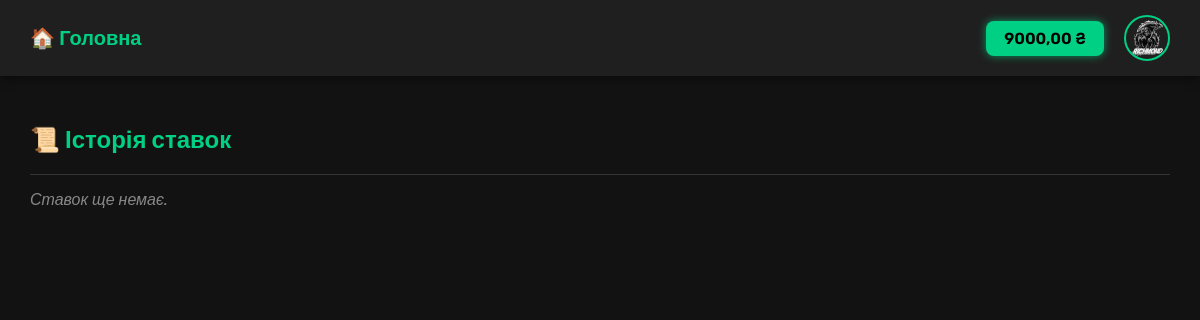
The app's page /bet-history/ (signed in), older data.
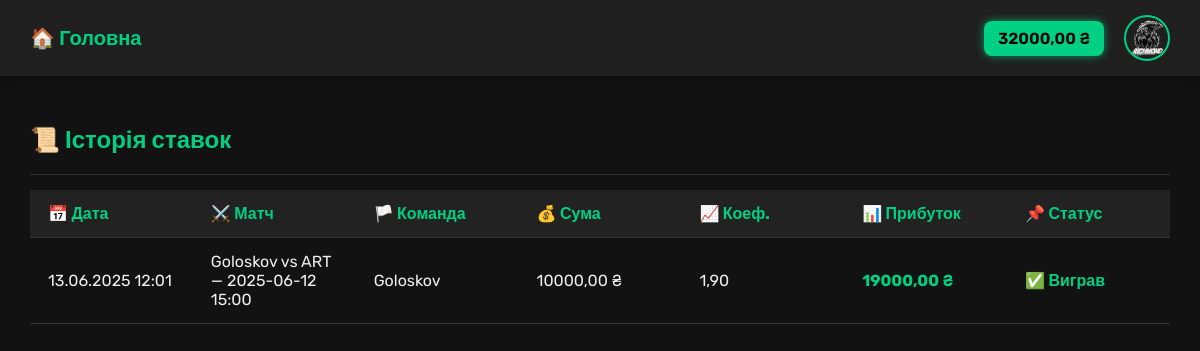
The same page, newer data.
### accounts/models.py (models this page shows, shortened)
class CustomUser(AbstractUser):
    email = models.EmailField(unique=True)
    avatar = models.ImageField(upload_to='avatars/', default='files/avatars/default.png')
    balance = models.DecimalField(max_digits=10, decimal_places=2, default=0.00)

### matches/models.py (models this page shows, shortened)
class Bet(models.Model):
    match = models.ForeignKey(Match, related_name='bets', on_delete=models.CASCADE)
    user = models.ForeignKey('accounts.CustomUser', on_delete=models.CASCADE, related_name='bet_history')
    amount = models.DecimalField(max_digits=10, decimal_places=1, default=0.0)
    team = models.ForeignKey(Team, on_delete=models.CASCADE)
    created_at = models.DateTimeField(auto_now_add=True)
    odds_at_bet_time = models.DecimalField(max_digits=10, decimal_places=1, default=1.0)
    is_won = models.BooleanField(null=True, blank=True)
    profit = models.DecimalField(max_digits=10, decimal_places=0, default=0.0)

class Match(models.Model):
    STATUS_CHOICES = [
        ('live', 'Прямо зараз'),
        ('upcoming', 'Найближчий'),
        ('finished', 'Завершений'),
    ]
    team1 = models.ForeignKey(Team, related_name='team1_matches', on_delete=models.CASCADE)
    team2 = models.ForeignKey(Team, related_name='team2_matches', on_delete=models.CASCADE)
    team_winner = models.ForeignKey(Team, null=True, blank=True, on_delete=models.SET_NULL, related_name='won_matches',
                                    default=None)
    match_datetime = models.DateTimeField()
    location = models.CharField(max_length=255, blank=True, null=True)
    created_at = models.DateTimeField(auto_now_add=True)
    status = models.CharField(max_length=10, choices=STATUS_CHOICES, default='upcoming')  # ← нове поле
    SERIES_CHOICES = [
        ('bo3', 'Best of 3'),
        ('bo5', 'Best of 5'),
    ]
    series_type = models.CharField(max_length=3, choices=SERIES_CHOICES, default='bo3')
    betting_open = models.BooleanField(default=True)  # ← Чи дозволено ставки
    team1_odds = models.FloatField(default=1.9)
    team2_odds = models.FloatField(default=1.9)
    def __str__(self):
        return f"{self.team1.name} vs {self.team2.name} — {self.match_datetime.strftime('%Y-%m-%d %H:%M')}"

class Team(models.Model):
    name = models.CharField(max_length=100)
    logo = models.ImageField(upload_to='team_logos/')

### accounts/views.py (the view)
# urls.py: path('bet-history/', bet_history_view, name='bet_history'),
@login_required
def bet_history_view(request):
    bets = request.user.bet_history.select_related('match', 'team').order_by('-created_at')
    return render(request, 'accounts/bet_history.html', {'bets': bets})

### accounts/templates/accounts/bet_history.html (shortened to what this page needs)
{% extends 'base.html' %}
{% block content %}
<h2 style="margin-bottom: 20px; font-weight: 700; color: #00d084;">📜 Історія ставок</h2>
<hr class="separator">
{% if bets %}
<table class="transactions-table" role="table" aria-label="Історія ставок">
    <thead>
        <tr>
            <th scope="col">📅 Дата</th>
            <th scope="col">⚔️ Матч</th>
            <th scope="col">🏳️ Команда</th>
            <th scope="col">💰 Сума</th>
            <th scope="col">📈 Коеф.</th>
            <th scope="col">📊 Прибуток</th>
            <th scope="col">📌 Статус</th>
        </tr>
    </thead>
    <tbody>
        {% for bet in bets %}
        <tr>
            <td>{{ bet.created_at|date:"d.m.Y H:i" }}</td>
            <td style="max-width: 220px;" title="{{ bet.match }}">{{ bet.match }}</td>
            <td style="max-width: 180px;" title="{{ bet.team.name }}">{{ bet.team.name }}</td>
            <td>{{ bet.amount|floatformat:2 }} ₴</td>
            <td>{{ bet.odds_at_bet_time|floatformat:2 }}</td>
            <td>
                {% if bet.is_won == True %}
                    <span style="color: #00d084; font-weight: 700;">{{ bet.profit|floatformat:2 }} ₴</span>
                {% elif bet.is_won == False %}
                    <span style="color: #ff4444; font-weight: 700;">0 ₴</span>
                {% else %}
                    <span style="color: #aaa; font-style: italic;">{{ bet.potential_profit|floatformat:2 }} ₴</span>
                {% endif %}
            </td>
            <td>
                {% if bet.is_won == True %}
                    <span style="color: #00d084; font-weight: 700;">✅ Виграв</span>
                {% elif bet.is_won == False %}
                    <span style="color: #ff4444; font-weight: 700;">❌ Програв</span>
                {% else %}
                    <span style="color: #999;">⏳ Очікується</span>
                {% endif %}
            </td>
        </tr>
        {% endfor %}
    </tbody>
</table>
{% else %}
<p style="margin-top: 12px; font-style: italic; color: #888;">Ставок ще немає.</p>
{% endif %}
{% endblock %}

### templates/base.html (shortened to what this page needs)
<!DOCTYPE html>
<html lang="uk">
<head>
</head>
<body>
    <div class="navbar" role="navigation" aria-label="Головна навігація">
        <div class="nav-left">
            <a href="{% url 'home' %}">🏠 Головна</a>
        </div>
        <div class="nav-right">
            {% if request.user.is_authenticated %}
                <div class="balance" aria-label="Баланс користувача" tabindex="0">
                    {{ request.user.balance|floatformat:2 }} ₴
                </div>
                <div class="avatar-menu-wrapper" tabindex="0" aria-haspopup="true" aria-expanded="false" aria-label="Меню користувача">
                    <a href="{% url 'profile' %}" tabindex="-1">
                        <img src="{{ request.user.avatar.url }}" alt="Аватар користувача" />
                    </a>
                </div>
            {% else %}
                <a href="{% url 'login' %}" class="auth-link">🔐 Вхід</a>
                <a href="{% url 'register' %}" class="auth-link">📝 Реєстрація</a>
            {% endif %}
        </div>
    </div>
    <div class="container">
        {% block content %}{% endblock %}
    </div>
</body>
</html>

### templates/base.html (style rules this page uses)
body { background-color: #121212; font-family: 'Rubik', sans-serif; color: #fff; margin: 0; }
.navbar { background-color: #1f1f1f; display: flex; justify-content: space-between; padding: 15px 30px; align-items: center; box-shadow: 0 2px 10px rgba(0,0,0,0.5); position: relative; z-index: 100; }
.nav-left a { color: #00d084; font-weight: 700; text-decoration: none; font-size: 20px; transition: color 0.3s ease; }
.nav-right { display: flex; align-items: center; gap: 20px; position: relative; font-weight: 600; }
.balance { background: #00d084; color: #000; padding: 8px 14px; border-radius: 8px; cursor: default; user-select: none; font-size: 16px; min-width: 90px; text-align: center; box-shadow: 0 0 8px #00d084aa; }
.avatar-menu-wrapper { position: relative; display: inline-block; cursor: pointer; }
.avatar-menu-wrapper img { width: 42px; height: 42px; border-radius: 50%; border: 2px solid #00d084; display: block; transition: box-shadow 0.3s ease; }
.container { padding: 30px; }

### accounts/templates/accounts/bet_history.html (style rules this page uses)
.separator { margin: 15px 0; border: none; border-top: 1px solid #333; }
.transactions-table { width: 100%; border-collapse: collapse; font-size: 1rem; color: #eee; max-width: 100%; table-layout: fixed; }
.transactions-table thead tr { background-color: #222; color: #00d084; font-weight: 700; }
.transactions-table th, .transactions-table td { padding: 14px 18px; border-bottom: 1px solid #333; text-align: left; vertical-align: middle; }

Row changes from the older to the newer data that the page shows:
changed CustomUser: user.balance "9000,00" → "32000,00"
added Bet: created_at "13.06.2025 12:01", match "Goloskov vs ART — 2025-06-12 15:00", team.name "Goloskov", amount "10000,00", odds_at_bet_time "1,90", profit "19000,00", is_won "✅ Виграв"
Text that changed along with them:
text no longer shown: "Ставок ще немає."
text now shown: "📅 Дата ⚔️ Матч 🏳️ Команда 💰 Сума 📈 Коеф. 📊 Прибуток 📌 Статус"
